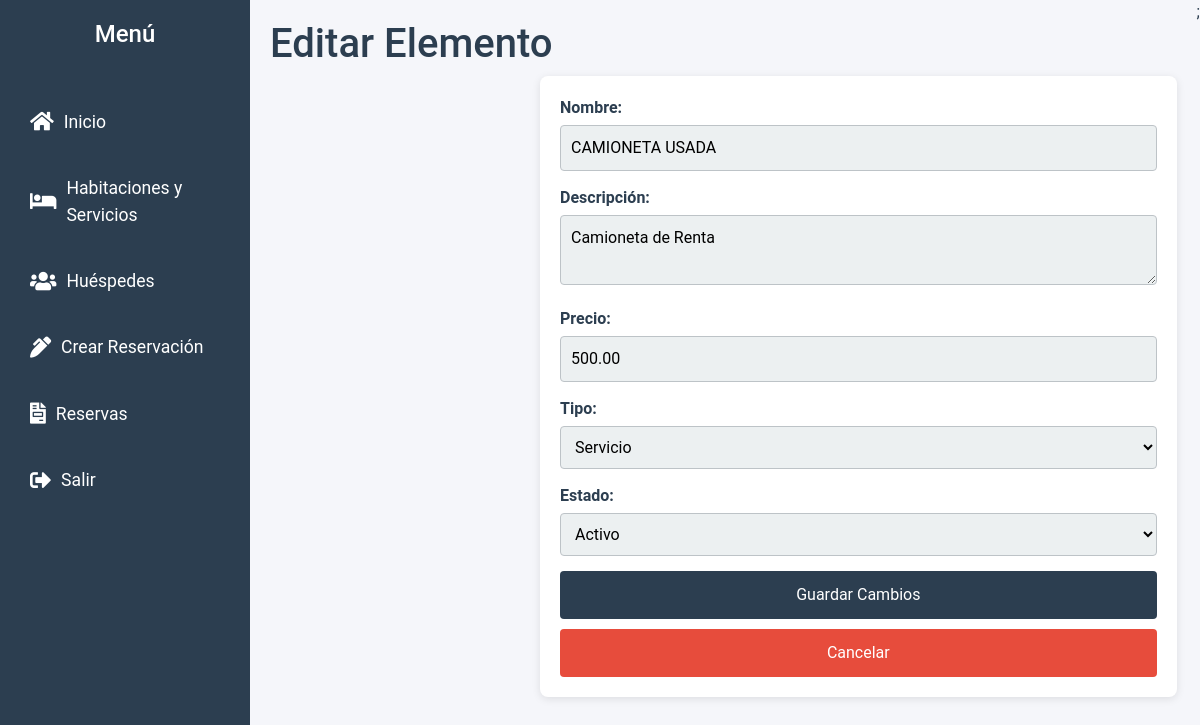
The page /editar_elemento.php?id=16 on the database its author committed.
### tables this page shows
CREATE TABLE `elementos` (
  `id` int(11) NOT NULL,
  `codigo` varchar(10) NOT NULL,
  `nombre` varchar(255) NOT NULL,
  `descripcion` text DEFAULT NULL,
  `precio` decimal(10,2) NOT NULL,
  `tipo` enum('habitacion','servicio') NOT NULL,
  `creado_at` timestamp NOT NULL DEFAULT current_timestamp(),
  `updated_at` timestamp NOT NULL DEFAULT current_timestamp() ON UPDATE current_timestamp(),
  `estado` varchar(20) DEFAULT NULL,
  `fecha_ocupacion` date DEFAULT NULL,
  `fecha_liberacion` date DEFAULT NULL
);

### editar_elemento.php (the view, shortened to what this page needs)
<?php
require 'config.php';
$elemento = [];
if (isset($_GET['id'])) {
    $id = $_GET['id'];
    try {
        $stmt = $pdo->prepare('SELECT * FROM elementos WHERE id = ?');
        $stmt->execute([$id]);
        $elemento = $stmt->fetch();
    } catch (PDOException $e) {
        $error = "Error de base de datos: " . $e->getMessage();
    }
}
?>
<!DOCTYPE html>
<html lang="es">
<head>
    <link rel="stylesheet" href="https://cdnjs.cloudflare.com/ajax/libs/font-awesome/5.15.4/css/all.min.css">
    <link href="https://cdn.jsdelivr.net/npm/bootstrap@5.3.0/dist/css/bootstrap.min.css" rel="stylesheet">
</head>
<body>
<aside class="sidebar">
    <h2>Menú</h2>
    <ul>
        <li><a href="index.php"><i class="fas fa-home"></i> Inicio</a></li>
        <li><a href="habitaciones.php"><i class="fas fa-bed"></i> Habitaciones y Servicios</a></li>
        <li><a href="huespedes.php"><i class="fas fa-users"></i> Huéspedes</a></li>
        <li><a href="Crear_Recibo.php"><i class="fas fa-pen-alt"></i> Crear Reservación</a></li>
        <li><a href="recibos.php"><i class="fas fa-file-invoice"></i> Reservas</a></li>
        <li><a href="index.php" class="logout-btn"><i class="fas fa-sign-out-alt"></i> Salir</a></li>
    </ul>
</aside>
<div class="content">
        <h1>Editar Elemento</h1>
        <div class="formulario-edicion">
            <form method="post">
                <div class="form-group">
                    <label for="nombre">Nombre:</label>
                    <input type="text" id="nombre" name="nombre" value="<?= htmlspecialchars($elemento['nombre']) ?>" required>
                </div>
                <div class="form-group">
                    <label for="descripcion">Descripción:</label>
                    <textarea id="descripcion" name="descripcion"><?= htmlspecialchars($elemento['descripcion']) ?></textarea>
                </div>
                <div class="form-group">
                    <label for="precio">Precio:</label>
                    <input type="number" id="precio" name="precio" step="0.01" min="0" value="<?= $elemento['precio'] ?>" required>
                </div>
                <div class="form-group">
                    <label for="tipo">Tipo:</label>
                    <select id="tipo" name="tipo" required>
                        <option value="servicio" <?php if ($elemento['tipo'] == 'servicio') echo 'selected'; ?>>Servicio</option>
                    </select>
                </div>
                <div class="form-group">
                    <label for="estado">Estado:</label>
                    <select id="estado" name="estado" required>
                        <option value="activo" <?php if ($elemento['estado'] == 'activo') echo 'selected'; ?>>Activo</option>
                    </select>
                </div>
                <button type="submit" class="btn btn-primary">Guardar Cambios</button>
                <a href="habitaciones.php" class="btn btn-cancelar">Cancelar</a>
            </form>
        </div>
    </div>
;
</body>
</html>

### editar_elemento.php (style rules this page uses)
.formulario-edicion { background-color: white; padding: 20px; border-radius: 8px; box-shadow: 0 2px 8px var(--color-shadow); margin-bottom: 20px; }
.formulario-edicion .form-group { margin-bottom: 15px; }
.formulario-edicion label { display: block; margin-bottom: 5px; font-weight: bold; }
.formulario-edicion input, .formulario-edicion textarea, .formulario-edicion select { width: 100%; padding: 10px; border: 1px solid var(--color-border); border-radius: 4px; font-size: 1em; background-color: #ecf0f1; box-sizing: border-box; }
.formulario-edicion button { background-color: var(--color-primary); color: white; border: none; padding: 12px; border-radius: 4px; cursor: pointer; font-size: 1em; transition: background-color 0.3s; width: 100%; }
.sidebar { width: 250px; background-color: var(--color-primary); color: white; padding: 20px; box-sizing: border-box; display: flex; flex-direction: column; transition: left 0.3s ease; }
.sidebar h2 { text-align: center; margin-bottom: 30px; font-size: 1.5em; }
.sidebar ul { list-style: none; padding: 0; margin: 0; }
.sidebar ul li { margin: 20px 0; }
.sidebar ul li a { color: white; text-decoration: none; display: flex; align-items: center; font-size: 1.1em; padding: 10px; border-radius: 4px; transition: background-color 0.3s; }
.sidebar ul li a i { margin-right: 10px; font-size: 1.2em; }
:root { --color-primary: #2c3e50; --color-secondary: #2ecc71; --color-accent: #e74c3c; --color-background: #f5f6fa; --color-text: #2c3e50; --color-border: #bdc3c7; --color-shadow: rgba(0, 0, 0, 0.1); }
body { font-family: 'Roboto', sans-serif; background-color: var(--color-background); color: var(--color-text); margin: 0; padding: 0; display: flex; min-height: 100vh; }
a { color: var(--color-primary); text-decoration: none; }
.btn-cancelar { background-color: var(--color-accent); color: white; border: none; padding: 12px; border-radius: 4px; cursor: pointer; font-size: 1em; transition: background-color 0.3s; width: 100%; margin-top: 10px; }
.content { flex-grow: 1; padding: 20px; overflow-y: auto; transition: margin-left 0.3s ease; }
.formulario-edicion { background-color: white; padding: 20px; border-radius: 8px; box-shadow: 0 2px 8px var(--color-shadow); margin-bottom: 20px; margin-left: 270px; transition: margin-left 0.3s ease; }
.sidebar { width: 250px; background-color: var(--color-primary); color: white; padding: 20px; box-sizing: border-box; position: fixed; top: 0; left: 0; height: 100%; z-index: 998; transition: left 0.3s ease; }
.content { flex-grow: 1; padding: 20px; overflow-y: auto; margin-left: 250px; transition: margin-left 0.3s ease; }

### rows shown on the page
elementos: nombre "CAMIONETA USADA", descripcion "Camioneta de Renta", precio "500.00", tipo "Servicio", estado "Activo"
